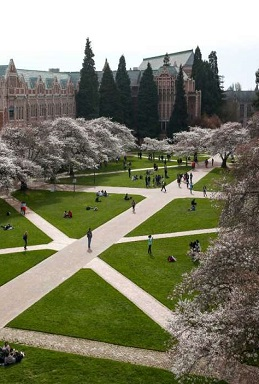
#> input picture image_processing_521/uw.png, 259 x 384 px, found by its file name
$ jupyter execute cnn_image_MSIS521.ipynb
#> lines starting #> are read from the running program, lines starting #| are printed output that depends on the picture
[cell 1]
from PIL import Image
from pylab import *

im = Image.open('uw.png')
#> im is the input picture: PIL image 259x384 RGBA; mean R, G, B, A 126.7, 127.7, 104, 255

# turn it into array and crop
im_m = array(im)[50:299, :, :-1] # remove alpha channel
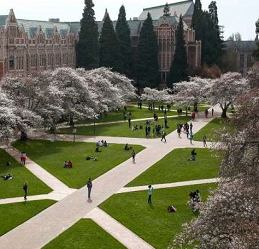
#> im_m: shape (249, 259, 3); mean R, G, B 111.3, 112.2, 89.3
im_c = Image.fromarray(im_m)

[cell 2]
imshow(im_c)

## Filter

[cell 3]
# use conv filter
from PIL import ImageFilter
import numpy as np

[cell 4]
# define the filter (kernel)
blur = ImageFilter.Kernel((3,3), np.ones(9), 9, 0)
im_b = im_c.filter(blur)
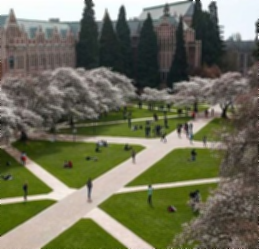
#> im_b: PIL image 259x249 RGB; mean R, G, B 111.3, 112.2, 89.3
imshow(im_b)

[cell 5]
sharp = ImageFilter.Kernel((3,3), (-1,-1,-1,-1, 12, -1,-1,-1,-1), 4, 0) # brightness = 4
im_s = im_c.filter(sharp)
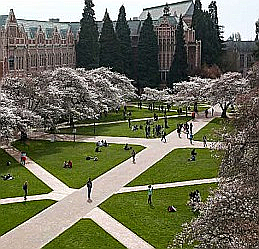
#> im_s: PIL image 259x249 RGB; mean R, G, B 111.1, 112.1, 90.9
imshow(im_s)

[cell 6]
# find the edges of objects
# sum of the filter:(0,1,0,1,-4,1,0,1,0) is zero, so if an area consists of all the same color,
#  after la place, its sum of after conv becomes zero, which is the black.
laplace = ImageFilter.Kernel((3,3), (0,1,0,1,-4,1,0,1,0), 1, 0) # brightness = 1
im_l = im_c.filter(laplace)
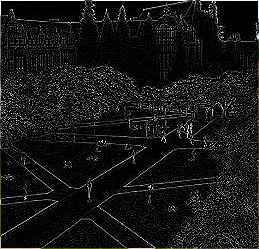
#> im_l: PIL image 259x249 RGB; mean R, G, B 21.9, 21.8, 21.6
imshow(im_l)

## Pooling

[cell 7]
from skimage.measure import block_reduce

im_max_pool = block_reduce(im_m, block_size = (6,6,1), func = np.max)
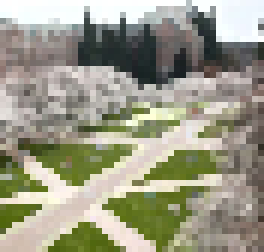
#> im_max_pool: shape (42, 44, 3) (shown 6 times larger); mean R, G, B 155.4, 154.6, 135.3
imshow(im_max_pool)
